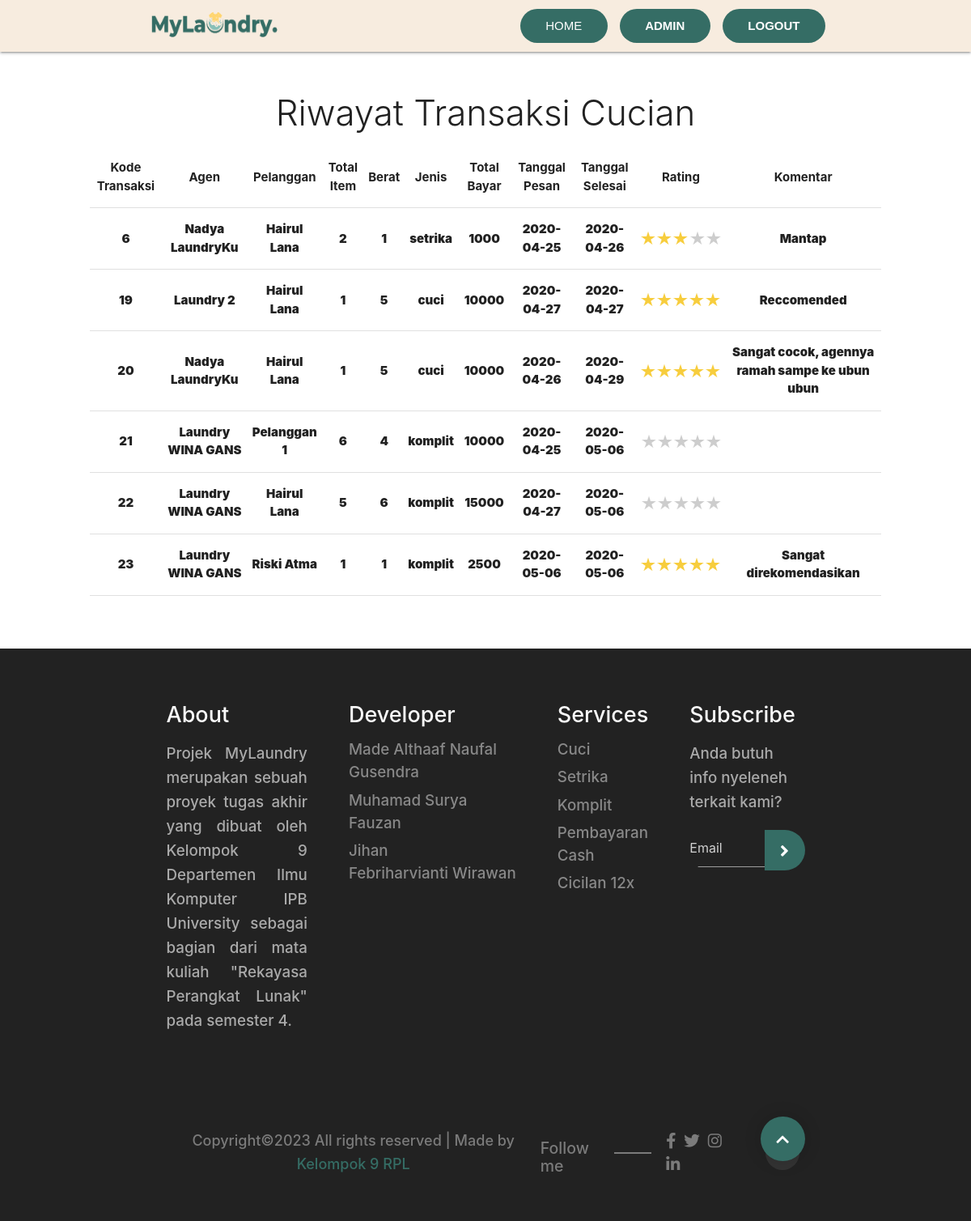
/transaksi.php (signed in), run on an earlier commit of the app's database.
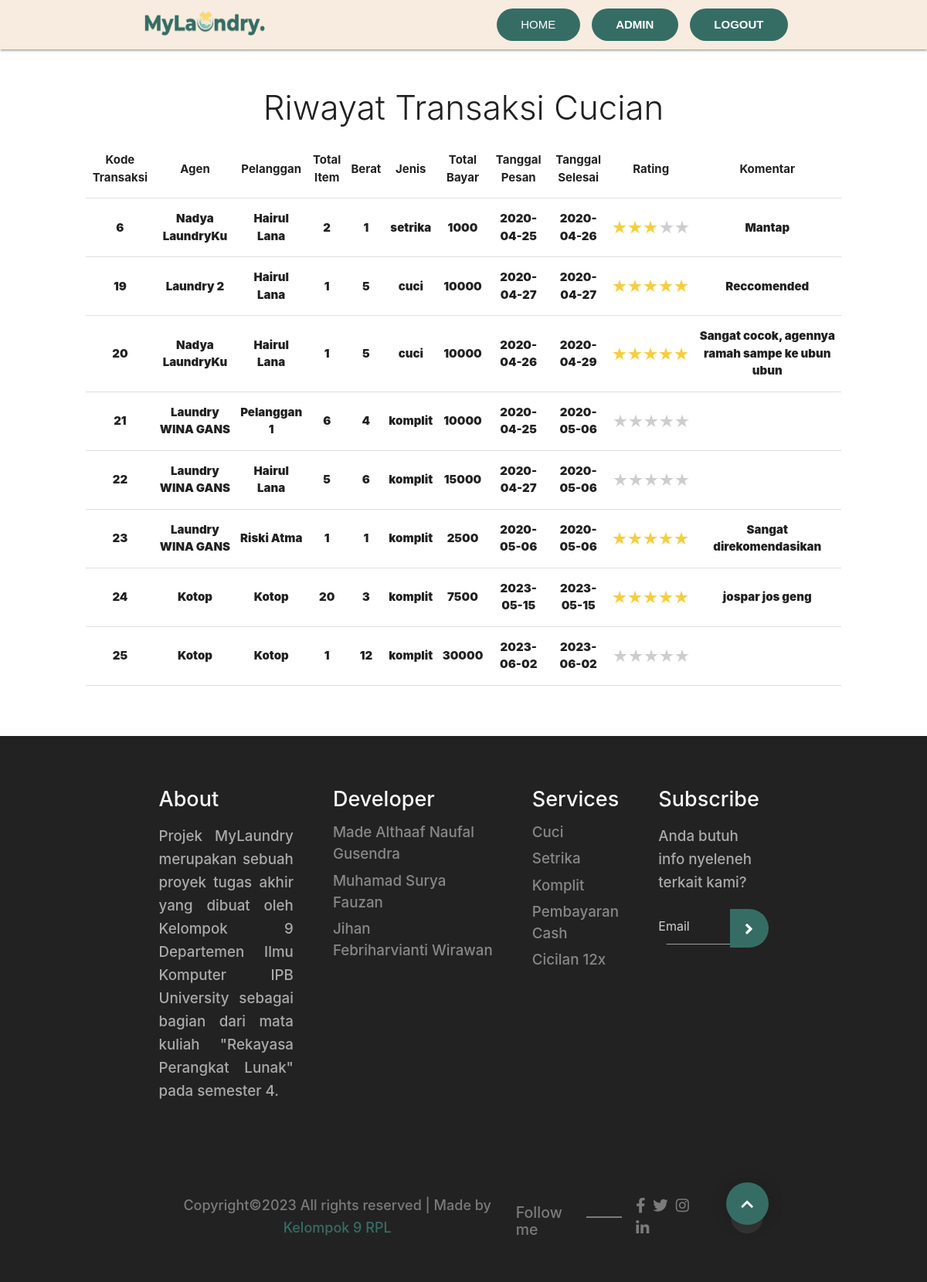
And on a later commit of the database.
### tables this page shows
CREATE TABLE `transaksi` (
  `kode_transaksi` int(11) NOT NULL,
  `id_cucian` int(11) NOT NULL,
  `id_agen` int(11) NOT NULL,
  `id_pelanggan` int(11) NOT NULL,
  `tgl_mulai` date DEFAULT NULL,
  `tgl_selesai` date DEFAULT NULL,
  `total_bayar` int(11) DEFAULT NULL,
  `rating` int(11) DEFAULT NULL,
  `komentar` text NOT NULL
);

CREATE TABLE `agen` (
  `id_agen` int(11) NOT NULL,
  `nama_laundry` varchar(30) DEFAULT NULL,
  `nama_pemilik` varchar(30) DEFAULT NULL,
  `telp` varchar(13) DEFAULT NULL,
  `email` varchar(30) DEFAULT NULL,
  `kota` varchar(20) DEFAULT NULL,
  `alamat` varchar(100) DEFAULT NULL,
  `plat_driver` varchar(12) DEFAULT NULL,
  `foto` text NOT NULL,
  `password` varchar(255) DEFAULT NULL
);

CREATE TABLE `pelanggan` (
  `id_pelanggan` int(11) NOT NULL,
  `nama` varchar(30) DEFAULT NULL,
  `email` varchar(30) DEFAULT NULL,
  `telp` varchar(13) DEFAULT NULL,
  `kota` varchar(20) DEFAULT NULL,
  `alamat` varchar(100) DEFAULT NULL,
  `foto` text NOT NULL,
  `password` varchar(255) DEFAULT NULL
);

CREATE TABLE `cucian` (
  `id_cucian` int(11) NOT NULL,
  `id_agen` int(11) NOT NULL,
  `id_pelanggan` int(11) DEFAULT NULL,
  `tgl_mulai` date NOT NULL,
  `tgl_selesai` date NOT NULL,
  `jenis` varchar(15) DEFAULT NULL,
  `total_item` int(11) DEFAULT NULL,
  `berat` double DEFAULT NULL,
  `alamat` varchar(100) NOT NULL,
  `catatan` text NOT NULL,
  `status_cucian` varchar(20) DEFAULT NULL
);

### transaksi.php (the view, shortened to what this page needs)
<?php
include 'connect-db.php';
if(isset($_SESSION["login-admin"]) && isset($_SESSION["admin"])){
    $login = "Admin";
}else if(isset($_SESSION["login-agen"]) && isset($_SESSION["agen"])){
    $idAgen = $_SESSION["agen"];
    $login = "Agen";
}else if (isset($_SESSION["login-pelanggan"]) && isset($_SESSION["pelanggan"])){
    $idPelanggan = $_SESSION["pelanggan"];
    $login = "Pelanggan";
}else {
    echo "
        <script>
            document.location.href = 'login.php';
        </script>
    ";
}
?>
<!DOCTYPE html>
<html lang="en">
<head>
</head>
<body>
<?php include 'header.php'; ?>
    <div class="row">
        <h3 class="header col s12 light center">Riwayat Transaksi Cucian</h3>
        <br>
        <?php if ($login == "Admin") : $query = mysqli_query($connect, "SELECT * FROM transaksi"); ?>
        <div class="col s10 offset-s1">
            <table border=1 cellpadding=10 class="responsive-table centered">
                <tr>
                    <td style="font-weight:bold;">Kode Transaksi</td>
                    <td style="font-weight:bold;">Agen</td>
                    <td style="font-weight:bold;">Pelanggan</td>
                    <td style="font-weight:bold;">Total Item</td>
                    <td style="font-weight:bold;">Berat</td>
                    <td style="font-weight:bold;">Jenis</td>
                    <td style="font-weight:bold;">Total Bayar</td>
                    <td style="font-weight:bold;">Tanggal Pesan</td>
                    <td style="font-weight:bold;">Tanggal Selesai</td>
                    <td style="font-weight:bold;">Rating</td>
                    <td style="font-weight:bold;">Komentar</td>
                </tr>
                <?php while ($transaksi = mysqli_fetch_assoc($query)) : ?>
                <tr>
                    <td><?php echo $kodeTransaksi = $transaksi["kode_transaksi"] ?></td>
                    <td>
                        <?php
                            $temp = $transaksi["id_agen"];
                            $agen = mysqli_query($connect, "SELECT * FROM agen WHERE id_agen = '$temp'");
                            $agen = mysqli_fetch_assoc($agen);
                            echo $agen["nama_laundry"];
                        ?>
                    </td>
                    <td>
                        <?php
                            $temp = $transaksi["id_pelanggan"];
                            $pelanggan = mysqli_query($connect,"SELECT * FROM pelanggan WHERE id_pelanggan = '$temp'");
                            $pelanggan = mysqli_fetch_assoc($pelanggan);
                            echo $pelanggan["nama"];
                        ?>
                    </td>
                    <td>
                        <?php
                            $idCucian = $transaksi["id_cucian"];
                            $cucian = mysqli_query($connect, "SELECT * FROM cucian WHERE id_cucian = $idCucian");
                            $cucian = mysqli_fetch_assoc($cucian);
                            echo $cucian["total_item"];
                        ?>
                    </td>
                    <td><?= $cucian["berat"] ?></td>
                    <td><?= $cucian["jenis"] ?></td>
                    <td><?= $transaksi["total_bayar"] ?></td>
                    <td><?= $transaksi["tgl_mulai"] ?></td>
                    <td><?= $transaksi["tgl_selesai"] ?></td>
                    <td>
                        <?php
                            $star = mysqli_query($connect,"SELECT * FROM transaksi WHERE kode_transaksi = $kodeTransaksi");
                            $star = mysqli_fetch_assoc($star);
                            $star = ceil($star["rating"]);
                        ?>
                        <fieldset class="bintang"><span class="starImg star-<?= $star ?>"></span></fieldset>
                    </td>
                    <td><?= $transaksi["komentar"] ?></td>
                </tr>
                <?php endwhile; ?>
            </table>
        </div>
        <?php endif; ?>
    </div>
    <?php include "footer.php"; ?>
</body>
</html>

What changed in the data, as far as the page shows it:
added transaksi: kode_transaksi "24", id_agen.nama_laundry "Kotop", id_pelanggan.nama "Kotop", id_cucian.total_item "20", id_cucian.berat "3", id_cucian.jenis "komplit", total_bayar "7500", tgl_mulai "2023-05-15", tgl_selesai "2023-05-15", komentar "jospar jos geng"
added transaksi: kode_transaksi "25", id_agen.nama_laundry "Kotop", id_pelanggan.nama "Kotop", id_cucian.total_item "1", id_cucian.berat "12", id_cucian.jenis "komplit", total_bayar "30000", tgl_mulai "2023-06-02", tgl_selesai "2023-06-02"
